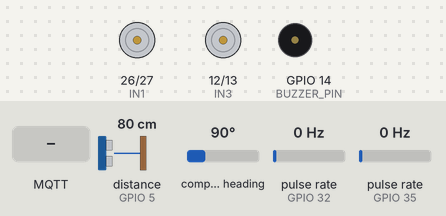
A sketch run on a simulated ESP32. On the bench: motor-driver pin pairs drawn as motors (green arrow = first pin HIGH = forward, orange = second pin HIGH = backward, longer = more drive, scaled by the enable pin), buzzer (waves = sounding, pin HIGH). Wiring (inferred from the names in the program): ultrasonic range finder: trigger GPIO 4; echo GPIO 5; 2 × pulse sensor: data GPIO 32 / data GPIO 35. Inputs (shaded band) come from the test bench; at power-on: distance to the obstacle (sensor on GPIO 5) 80 cm, compass heading 90°, pulse rate (sensors on GPIO 32, GPIO 35) 0 Hz. The echo pulse lasts 58.3 µs per cm; WiFi joins after 1.5 s; servers stay silent unless stated; no MQTT or app messages arrive unless stated; pins used as bus, display or sensor lines are not drawn; what the sketch prints to the serial monitor is not drawn.

Above: at 2.7 s.
2.8 s: MQTT message "1" arrives on the third subscribed topic
At 4.0 s:
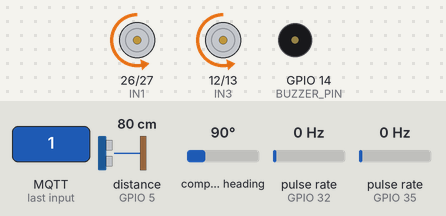
4.3 s: distance to the obstacle (sensor on GPIO 5) set to 28 cm
5.8 s: distance to the obstacle (sensor on GPIO 5) set to 24 cm
At 6.2 s:
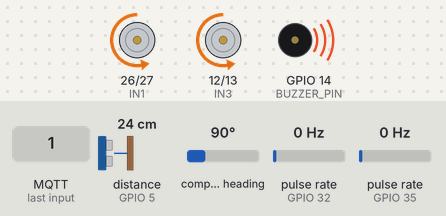
7.3 s: compass heading set to 178°
8.8 s: compass heading set to 186°
At 9.6 s:
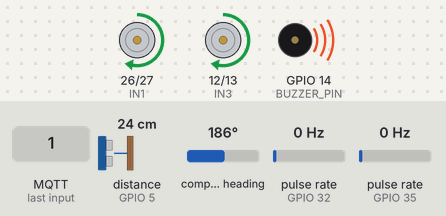
10.3 s: MQTT message "1" arrives on the first subscribed topic
At 10.8 s:
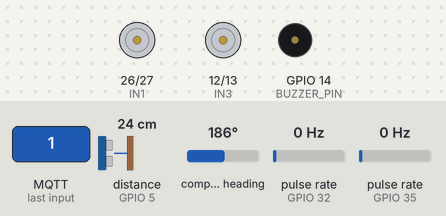
Timing chart, 0 to 12.8 s (numbered marks = the images above; inputs shaded):
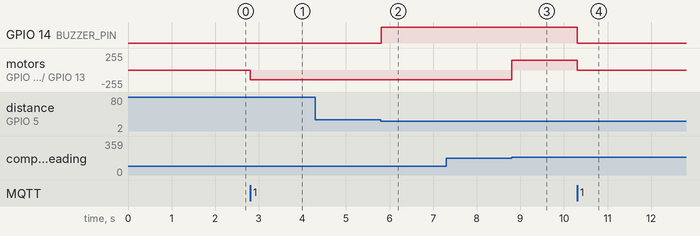

Measured:
- the behaviour switches between 26 and 25 cm on distance to the obstacle (sensor on GPIO 5) (found by bisection; images 1 and 2)
- the behaviour switches between 180 and 181° on compass heading (found by bisection; images 2 and 3)
- after the input at 2.8 s, motor on GPIO 26 (IN1) / GPIO 27 (IN2), motor on GPIO 12 (IN3) / GPIO 13 (IN4): stopped → backward 149/255 at once
- after the input at 4.3 s, every drawn part: stays the same
- after the input at 5.8 s, GPIO 14 (BUZZER_PIN): LOW → HIGH at once
- after the input at 7.3 s, every drawn part: stays the same
- after the input at 8.8 s, motor on GPIO 26 (IN1) / GPIO 27 (IN2), motor on GPIO 12 (IN3) / GPIO 13 (IN4): backward 149/255 → forward 149/255 at once
- after the input at 10.3 s, GPIO 14 (BUZZER_PIN): HIGH → LOW at once; motor on GPIO 26 (IN1) / GPIO 27 (IN2), motor on GPIO 12 (IN3) / GPIO 13 (IN4): forward 149/255 → stopped at once

The sketch:

MobilFinal.ino
```cpp
#include <WiFi.h>
#include <WiFiClientSecure.h>
#include <PubSubClient.h>
#include <ArduinoJson.h>
#include <Wire.h>
#include <QMC5883LCompass.h>

/* ================= PIN ================= */
#define ENA 25
#define ENB 33
#define IN1 26
#define IN2 27
#define IN3 12
#define IN4 13

#define ENC_L 32
#define ENC_R 35

#define TRIG_PIN 4
#define ECHO_PIN 5

#define BUZZER_PIN 14

/* ================= PARAM ================= */
#define PWM_FREQ 20000
#define PWM_RES  8

#define BASE_PWM 180
#define TURN_PWM 150
#define BACK_PWM 150

#define OBSTACLE_CM 25
#define CLEAR_CM    35

#define TURN_TOL 3.0
#define STOP_TOL_CM 3.0

#define PULSE_PER_REV 506
#define WHEEL_DIAMETER_CM 6.5
#define CM_PER_PULSE ((3.1416 * WHEEL_DIAMETER_CM) / PULSE_PER_REV)

/* ================= WIFI & MQTT ================= */
const char* WIFI_SSID = "XXX";
const char* WIFI_PASS = "Abcdefghijklmn";

const char* MQTT_HOST = "3d334b6b47764fffb7480823a8402c8c.s1.eu.hivemq.cloud";
const int MQTT_PORT = 8883;
const char* MQTT_USER = "mobil";
const char* MQTT_PASS = "Password07";

WiFiClientSecure net;
PubSubClient mqtt(net);

/* ================= SENSOR ================= */
QMC5883LCompass compass;

/* ================= STATE ================= */
enum Mode { MANUAL, AUTO };
enum AutoState { IDLE, TURN, DRIVE, AVOID };

Mode mode = MANUAL;
AutoState autoState = IDLE;

/* ================= ENCODER ================= */
volatile long encL = 0, encR = 0;

/* ================= POSITION ================= */
float posX = 0, posY = 0;
float lastDist = 0;

/* ================= TARGET ================= */
float targetX = 0, targetY = 0;
float targetHeading = 0;
float targetDistanceCM = 0;

/* ================= BUZZER ================= */
bool buzzerManual = false;
bool buzzerAuto   = false;

/* ================= TELEMETRY TIMER ================= */
unsigned long lastTelemetry = 0;
const unsigned long TELEMETRY_INTERVAL = 500; // Send every 500ms

/* ================= ISR ================= */
void IRAM_ATTR encL_ISR(){ encL++; }
void IRAM_ATTR encR_ISR(){ encR++; }

/* ================= MOTOR ================= */
void motorStop(){
  ledcWrite(ENA,0);
  ledcWrite(ENB,0);
}

void motorForward(int p){
  digitalWrite(IN1,HIGH); digitalWrite(IN2,LOW);
  digitalWrite(IN3,LOW);  digitalWrite(IN4,HIGH);
  ledcWrite(ENA,p); ledcWrite(ENB,p);
}

void motorBackward(int p){
  digitalWrite(IN1,LOW); digitalWrite(IN2,HIGH);
  digitalWrite(IN3,HIGH);digitalWrite(IN4,LOW);
  ledcWrite(ENA,p); ledcWrite(ENB,p);
}

void motorLeft(int p){
  digitalWrite(IN1,LOW); digitalWrite(IN2,HIGH);
  digitalWrite(IN3,LOW); digitalWrite(IN4,HIGH);
  ledcWrite(ENA,p); ledcWrite(ENB,p);
}

void motorRight(int p){
  digitalWrite(IN1,HIGH); digitalWrite(IN2,LOW);
  digitalWrite(IN3,HIGH); digitalWrite(IN4,LOW);
  ledcWrite(ENA,p); ledcWrite(ENB,p);
}

/* ================= SENSOR ================= */
float heading(){
  compass.read();
  int h = compass.getAzimuth();
  if(h < 0) h += 360;
  return h;
}

float headingErr(float t, float c){
  float e = t - c;
  if(e > 180) e -= 360;
  if(e < -180) e += 360;
  return e;
}

float distanceCM(){
  return ((encL + encR)/2.0) * CM_PER_PULSE;
}

long ultrasonic(){
  digitalWrite(TRIG_PIN,LOW); delayMicroseconds(2);
  digitalWrite(TRIG_PIN,HIGH); delayMicroseconds(10);
  digitalWrite(TRIG_PIN,LOW);
  long d = pulseIn(ECHO_PIN,HIGH,25000);
  if(d==0) return 999;
  return d*0.034/2;
}

/* ================= POSITION UPDATE ================= */
void updatePosition(){
  float d = distanceCM();
  float delta = d - lastDist;
  lastDist = d;

  float rad = heading() * DEG_TO_RAD;
  posX += delta * cos(rad);
  posY += delta * sin(rad);
}

/* ================= SEND TELEMETRY ================= */
void sendTelemetry(){
  unsigned long now = millis();
  if(now - lastTelemetry < TELEMETRY_INTERVAL) return;
  lastTelemetry = now;

  StaticJsonDocument<256> doc;
  doc["x"] = posX / 100.0; // Convert to meters
  doc["y"] = posY / 100.0; // Convert to meters
  doc["heading"] = heading();
  doc["speed"] = 0; // Calculate from encoder delta if needed
  doc["front_distance"] = ultrasonic();
  doc["mode"] = (mode == MANUAL) ? "manual" : "auto";

  char buf[256];
  serializeJson(doc, buf);
  mqtt.publish("mobil/telemetry", buf);
}

/* ================= CALCULATE TARGET ================= */
void calculateTarget(float tx, float ty){
  // Calculate angle and distance from current position to target
  float dx = tx * 100 - posX; // Convert target to cm
  float dy = ty * 100 - posY;

  targetDistanceCM = sqrt(dx*dx + dy*dy);
  targetHeading = atan2(dy, dx) * 180 / PI;

  if(targetHeading < 0) targetHeading += 360;

  targetX = tx;
  targetY = ty;
}

/* ================= MQTT CALLBACK ================= */
void callback(char* topic, byte* payload, unsigned int len){
  StaticJsonDocument<256> doc;
  if(deserializeJson(doc,payload,len)) return;

  String t = topic;

  if(t == "mobil/command"){
    mode = MANUAL;
    autoState = IDLE;

    String c = doc["cmd"];
    int p = doc["speed"] | BASE_PWM;

    if(c == "forward") motorForward(p);
    else if(c == "backward") motorBackward(p);
    else if(c == "left") motorLeft(p);
    else if(c == "right") motorRight(p);
    else if(c == "stop") motorStop();
    else motorStop();
  }

  if(t == "mobil/mode"){
    String m = doc["mode"];
    if(m == "manual"){
      mode = MANUAL;
      autoState = IDLE;
      motorStop();
    }
  }

  if(t == "mobil/waypoint"){
    mode = AUTO;
    autoState = TURN;

    float tx = doc["x"];
    float ty = doc["y"];

    calculateTarget(tx, ty);

    encL = encR = 0;
    lastDist = 0;

    Serial.print("New waypoint: (");
    Serial.print(tx);
    Serial.print(", ");
    Serial.print(ty);
    Serial.print(") - Distance: ");
    Serial.print(targetDistanceCM);
    Serial.print(" cm, Heading: ");
    Serial.println(targetHeading);
  }

  if(t == "mobil/buzzer"){
    buzzerManual = (doc["state"] == "on");
  }
}

/* ================= SETUP ================= */
void setup(){
  Serial.begin(115200);

  pinMode(IN1,OUTPUT); pinMode(IN2,OUTPUT);
  pinMode(IN3,OUTPUT); pinMode(IN4,OUTPUT);

  pinMode(TRIG_PIN,OUTPUT);
  pinMode(ECHO_PIN,INPUT);
  pinMode(BUZZER_PIN,OUTPUT);

  ledcAttach(ENA,PWM_FREQ,PWM_RES);
  ledcAttach(ENB,PWM_FREQ,PWM_RES);

  pinMode(ENC_L,INPUT);
  pinMode(ENC_R,INPUT);
  attachInterrupt(ENC_L,encL_ISR,RISING);
  attachInterrupt(ENC_R,encR_ISR,RISING);

  Wire.begin(21,19);
  compass.init();

  Serial.println("Connecting to WiFi...");
  WiFi.begin(WIFI_SSID,WIFI_PASS);
  while(WiFi.status() != WL_CONNECTED){
    delay(500);
    Serial.print(".");
  }
  Serial.println("\nWiFi Connected!");

  net.setInsecure();
  mqtt.setServer(MQTT_HOST,MQTT_PORT);
  mqtt.setCallback(callback);
  mqtt.setKeepAlive(60);
}

/* ================= RECONNECT MQTT ================= */
void reconnectMQTT(){
  while(!mqtt.connected()){
    Serial.print("Connecting to MQTT...");
    if(mqtt.connect("ESP32_FINAL", MQTT_USER, MQTT_PASS)){
      Serial.println("Connected!");
      mqtt.subscribe("mobil/command");
      mqtt.subscribe("mobil/mode");
      mqtt.subscribe("mobil/waypoint");
      mqtt.subscribe("mobil/buzzer");
    } else {
      Serial.print("Failed, rc=");
      Serial.print(mqtt.state());
      Serial.println(" Retrying in 5s...");
      delay(5000);
    }
  }
}

/* ================= LOOP ================= */
void loop(){
  if(!mqtt.connected()){
    reconnectMQTT();
  }
  mqtt.loop();

  long obs = ultrasonic();

  buzzerAuto = (mode == AUTO && obs < OBSTACLE_CM);
  digitalWrite(BUZZER_PIN, buzzerAuto || buzzerManual);

  // Send telemetry periodically
  sendTelemetry();

  if(mode != AUTO) return;

  if(autoState == DRIVE){
    updatePosition();
  }

  if(autoState == TURN){
    float e = headingErr(targetHeading, heading());
    if(abs(e) <= TURN_TOL){
      motorStop();
      encL = encR = 0;
      lastDist = 0;
      autoState = DRIVE;
      Serial.println("Turn complete, starting drive");
      return;
    }
    if(e > 0) motorRight(TURN_PWM);
    else motorLeft(TURN_PWM);
  }

  if(autoState == DRIVE){
    if(obs < OBSTACLE_CM){
      motorStop();
      autoState = AVOID;
      Serial.println("Obstacle detected!");
      return;
    }

    float traveled = distanceCM();
    if(traveled >= targetDistanceCM - STOP_TOL_CM){
      motorStop();
      autoState = IDLE;
      mode = MANUAL;
      Serial.println("Destination reached!");
      return;
    }
    motorForward(BASE_PWM);
  }

  if(autoState == AVOID){
    motorBackward(BACK_PWM);
    delay(300);
    motorRight(TURN_PWM);
    delay(400);
    motorStop();

    if(ultrasonic() > CLEAR_CM){
      autoState = DRIVE;
      Serial.println("Path clear, resuming");
    }
  }
}
```
